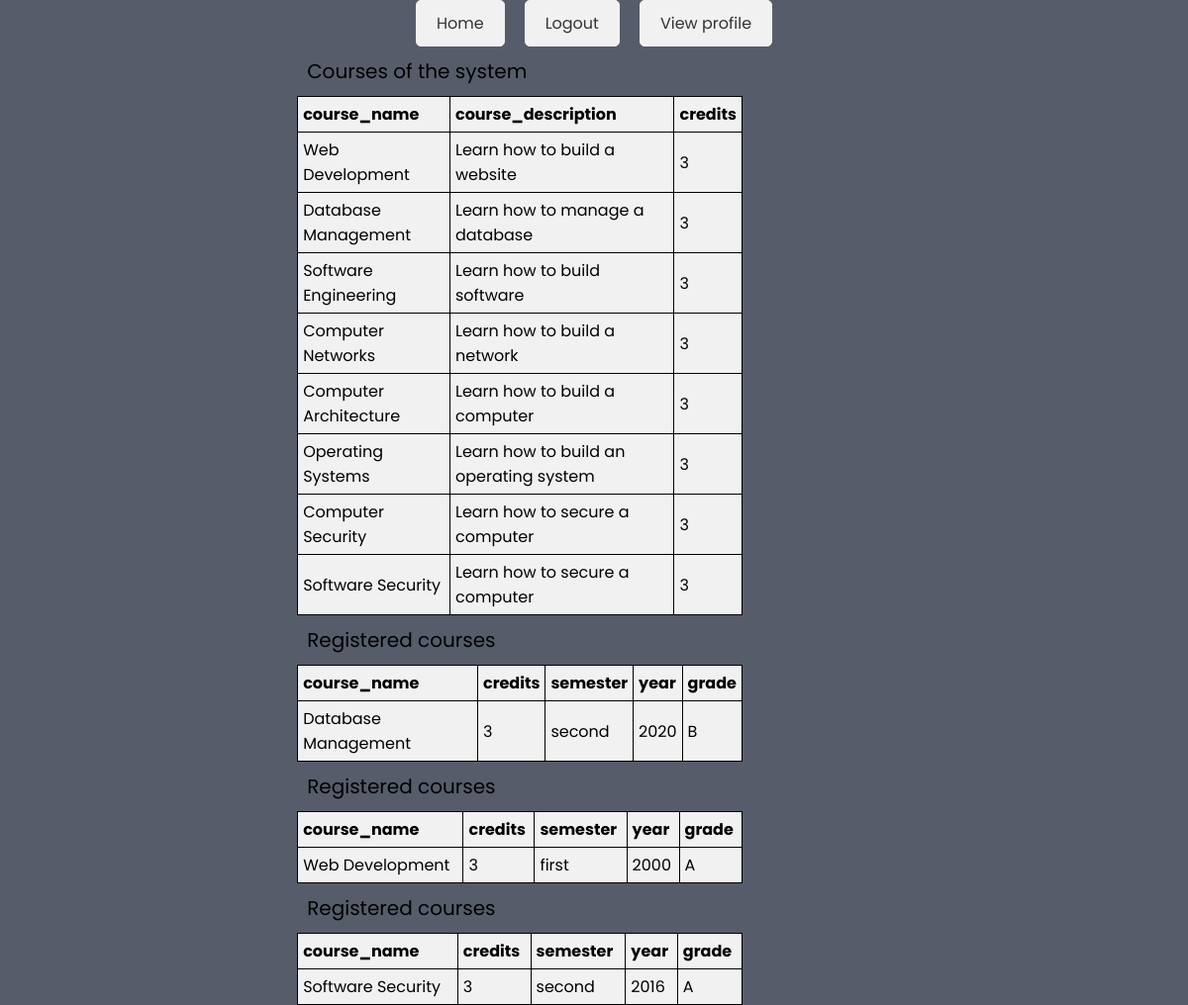
The app's page /main.php (signed in) with its own data.
### tables this page shows
CREATE TABLE `course` (
    `course_id` int(11) NOT NULL AUTO_INCREMENT,
    `course_name` varchar(255) NOT NULL,
    `course_description` varchar(255) NOT NULL,
    `course_credits` int(11) NOT NULL,
    PRIMARY KEY (`course_id`)
);

CREATE TABLE `enrollment` (
    `enrollment_id` int(11) NOT NULL AUTO_INCREMENT,
    `user_id` int(11) NOT NULL,
    `course_id` int(11) NOT NULL,
    `enrollment_semester` varchar(255) NOT NULL,
    `enrollment_year` int(11) NOT NULL,
    `enrollment_grade` varchar(255) NOT NULL,
    PRIMARY KEY (`enrollment_id`),
    FOREIGN KEY (`user_id`) REFERENCES `users` (`user_id`),
    FOREIGN KEY (`course_id`) REFERENCES `course` (`course_id`)
);

### operations.php (called while the page is built, shortened)
<?php
require 'db.php';
class Operations extends DBConfig{
    public $conn;
    protected $servername;
    protected $username;
    protected $password;
    protected $dbname;
    public function __construct(){
        $dbParam = new DBConfig();
        $this->servername = $dbParam->servername;
        $this->username = $dbParam->username;
        $this->password = $dbParam->password;
        $this->dbname = $dbParam->dbname;
    }
    public function dbConnect(){
        try{
            $this->conn = new mysqli($this->servername, $this->username, $this->password, $this->dbname);
            if(mysqli_connect_errno()){
                throw new Exception("Could not connect to database" . mysqli_connect_error());
            }else{
                return true;
            }
        }catch(Exception $e){
            throw new Exception($e->getMessage());
        }
    }
    public function retrieveCourses(){
        try{
            $sql = "SELECT * FROM course";
            $result = $this->conn->query($sql);
            if($result->num_rows > 0){
                return $result;
            }else{
                throw new Exception("No courses found");
            }
        }catch(Exception $e){
            throw new Exception($e->getMessage());
        }
    }
    public function displayRegisteredCourses($user_id){
        try{
            $sql = "SELECT * FROM enrollment INNER JOIN course ON enrollment.course_id = course.course_id WHERE enrollment.user_id = '$user_id'";
            $result = $this->conn->query($sql);
            if($result->num_rows > 0){
                return $result;
            }else{
                throw new Exception("No courses found");
            }
        }catch(Exception $e){
            throw new Exception($e->getMessage());
        }
    }
}
?>

### db.php (called while the page is built, shortened)
<?php
class DBConfig{
    public function __construct(){
        $this->servername = "localhost";
        $this->username = "root";
        $this->password = "";
        $this->dbname = "SIS";
    }
}
?>

### main.php (the view, shortened to what this page needs)
<!DOCTYPE html>
<html lang="en">
<head>
    <link rel="stylesheet" href="style.css">
</head>
<body>
    <div >
        <ul>
            <li><a href="index.html">Home</a></li>
            <?php
                require 'operations.php';
                $operations = new Operations();
                $operations->dbConnect();
                if(isset($_SESSION['user_id'])){
                    echo "<li><a href='logout.php'>Logout</a></li>";
                }else{
                    echo "";
                }
                if(isset($_SESSION['user_id'])){
                    echo "<li><a href='view_profile.php?user_id=".$_SESSION['user_id']."'>View profile</a></li>";
                }
            ?>
        </ul>
        <?php
            try{
                $result = $operations->retrieveCourses();
                if($result->num_rows > 0){
                    echo "<span style='font-size: 20px;margin:10px;display:block;'>Courses of the system</span>";
                    echo "<table>";
                    echo "<tr>";
                    echo "<th>course_name</th>";
                    echo "<th>course_description</th>";
                    echo "<th>credits</th>";
                    echo "</tr>";
                    echo "<tr>";
                    while($row = $result->fetch_assoc() ){
                        echo "<td>".$row['course_name']."</td>";
                        echo "<td>".$row["course_description"]."</td>";
                        echo "<td>".$row["course_credits"]."</td>";
                        echo "</tr>";
                    }
                    echo "</table>";
                }else{
                    echo "No courses found";
                }
            }catch(Exception $e){
                echo $e->getMessage();
            }
                if(isset($_SESSION['user_id'])){
                    $user_id = $_SESSION['user_id'];
                    try{
                        $result = $operations->displayRegisteredCourses($user_id);
                        if($result->num_rows > 0){
                            while($row = $result->fetch_assoc()){
                                echo "<span style='font-size: 20px;margin:10px;display:block;'>Registered courses</span>";
                                echo "<table>";
                                echo "<tr>";
                                echo "<th>course_name</th>";
                                echo "<th>credits</th>";
                                echo "<th>semester</th>";
                                echo "<th>year</th>";
                                echo "<th>grade</th>";
                                echo "</tr>";
                                echo "<tr>";
                                echo "<td>".$row['course_name']."</td>";
                                echo "<td>".$row["course_credits"]."</td>";
                                echo "<td>".$row["enrollment_semester"]."</td>";
                                echo "<td>".$row["enrollment_year"]."</td>";
                                echo "<td>".$row["enrollment_grade"]."</td>";
                                echo "</tr>";
                                echo "</table>";
                            }
                        }else{
                            echo "No courses registered found";
                        }
                    }catch(Exception $e){
                        echo $e->getMessage();
                    }
                }else{
                    echo "No courses registered found";
                }
            ?>
    </div>
</body>
</html>

### style.css (style rules this page uses)
* { margin: 0; padding: 0; box-sizing: border-box; font-family: 'Poppins', sans-serif; }
body { background: #575c6b; display: flex; justify-content: center; align-items: center; min-height: 100vh; flex-direction: column; }
ul { list-style: none; display: flex; justify-content: center; flex-direction: row; }
a { text-decoration: none; color: #333; }
li { margin: 0 10px; border: 1px solid #f1f1f1; padding: 10px 20px; border-radius: 5px; background-color: #f1f1f1; }

### main.php (style rules this page uses)
table, th, td { border: 1px solid black; }
table { border-collapse: collapse; }
th, td { padding: 5px; }
th { text-align: left; }
table { width: 100%; }
th,tr,td { background-color: #f1f1f1;color: black; }
table { width: 75%; }

### records on screen
course: course_name "Web Development", course_description "Learn how to build a website", course_credits "3"
course: course_name "Database Management", course_description "Learn how to manage a database", course_credits "3"
course: course_name "Software Engineering", course_description "Learn how to build software", course_credits "3"
course: course_name "Computer Networks", course_description "Learn how to build a network", course_credits "3"
course: course_name "Computer Architecture", course_description "Learn how to build a computer", course_credits "3"
course: course_name "Operating Systems", course_description "Learn how to build an operating system", course_credits "3"
course: course_name "Computer Security", course_description "Learn how to secure a computer", course_credits "3"
course: course_name "Software Security", course_description "Learn how to secure a computer", course_credits "3"
enrollment: course.course_name "Database Management", course.course_credits "3", enrollment_semester "second", enrollment_year "2020", enrollment_grade "B"
enrollment: course.course_name "Web Development", course.course_credits "3", enrollment_semester "first", enrollment_year "2000", enrollment_grade "A"
enrollment: course.course_name "Software Security", course.course_credits "3", enrollment_semester "second", enrollment_year "2016", enrollment_grade "A"
